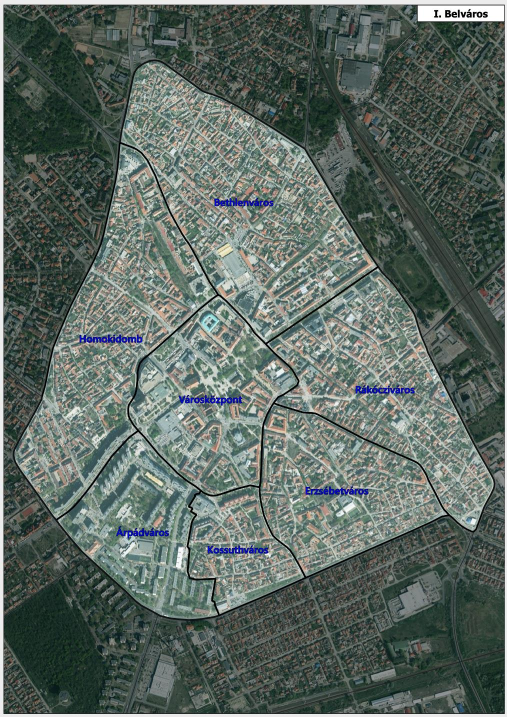
#> input picture data/neighborhoods/sources/municipal-kecskemet-figure73-first/figure73-p143-xref172.jpeg, 1014 x 1434 px (shown at 1/2 size)
$ python trace-source-pixels.py
#> lines starting #> are read from the running program, lines starting #| are printed output that depends on the picture; after the words box and inside, x2 and y2 are one past the last pixel; in counts of white or black regions, pixels touching at a corner belong together
#!/usr/bin/env python3
"""Literal Figure 73 black source-pixel contours for two missing quarters."""
import argparse
import hashlib
import heapq
import json
import math
from pathlib import Path
import sys
sys.dont_write_bytecode = True
P = Path(__file__).resolve().parent
SOURCE = P / 'figure73-p143-xref172.jpeg'
SOURCE_SHA = '59cbd060c8010a396511cdec69848410b4fee8d6bd8e628500894b5e27565e9c'
LIMIT = 45
PAD = 14
A=(400,984); B=(275,861); C=(112,1040); D=(435,1232); F=(520,973); G=(609,1152)
SECTIONS = {
 'AB':[A,(386,974),(363,958),(338,936),(313,912),(292,887),B],
 'BC':[B,(249,885),(223,913),(202,939),(182,964),(160,993),(136,1023),C],
 'CD':[C,(133,1066),(158,1092),(187,1120),(219,1149),(247,1174),(275,1197),
       (303,1215),(332,1229),(361,1237),(388,1241),(414,1240),D],
 'DA':[D,(431,1216),(426,1202),(429,1178),(430,1158),(410,1158),(390,1158),
       (380,1155),(376,1147),(376,1120),(378,1096),(377,1089),(379,1065),
       (383,1041),(391,1031),(386,1025),(378,1021),(382,1014),(378,1011),
       (386,994),(389,988),A],
 'AF':[A,(419,991),(440,987),(463,981),(481,975),(499,970),F],
 'FG':[F,(522,1000),(528,1032),(538,1057),(546,1071),(560,1083),(576,1098),
       (587,1117),(597,1138),G],
 'GD':[G,(582,1163),(552,1176),(521,1189),(492,1201),(464,1219),D],
}

def encode(v):
    return (json.dumps(v,ensure_ascii=False,indent=2,allow_nan=False)+'\n').encode()

def build(check=False):
#> called with check = False
    import numpy as np
    from PIL import Image,ImageDraw
    from shapely.geometry import Polygon
    from shapely.validation import explain_validity
    if hashlib.sha256(SOURCE.read_bytes()).hexdigest()!=SOURCE_SHA:
        raise ValueError('Changed exact source JPEG')
    image=Image.open(SOURCE).convert('RGB');rgb=np.asarray(image);value=rgb.max(axis=2)
#> in build, image is the input picture: PIL image 1014x1434 RGB; mean R, G, B 92.6, 104.8, 98.2
#> after `value = rgb.max(axis=2)`:
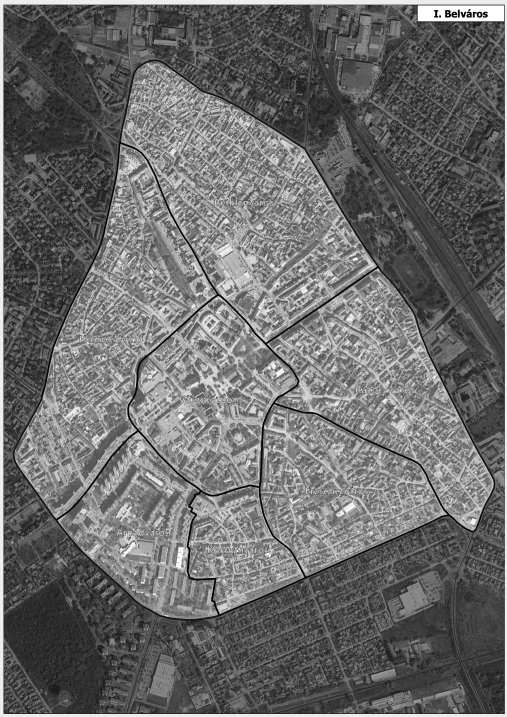
#> value: shape (1434, 1014) (shown at 1/2 size); min 0, max 255, mean 106.5
    height,width=value.shape;allowed=value<=LIMIT;anchors={}
#> after `height, width = value.shape`: height = 1434; width = 1014
#> after `allowed = value <= LIMIT`:
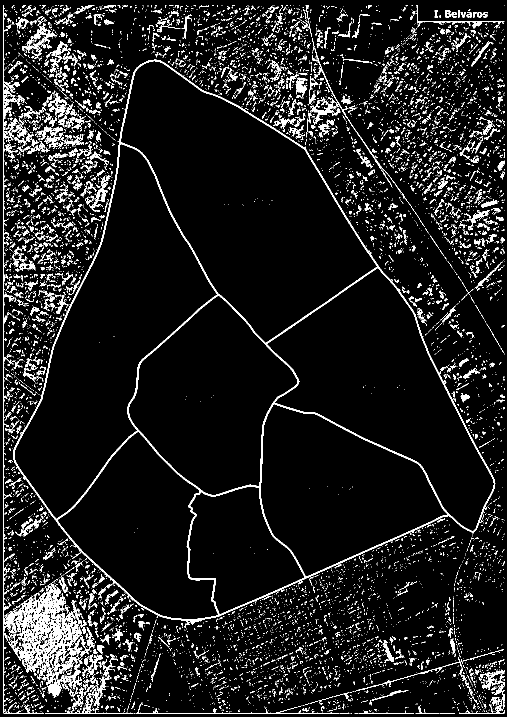
#> allowed: shape (1434, 1014) bool (shown at 1/2 size); 8.6% white in thin lines or dots
    def anchor(p):
#> called with p = (400, 984)
        if p in anchors:return anchors[p]
        x,y=p;cs=[]
        for yy in range(max(0,y-9),min(height,y+10)):
            for xx in range(max(0,x-9),min(width,x+10)):
                if allowed[yy,xx]:
                    cs.append(((xx-x)**2+(yy-y)**2+float(value[yy,xx])*.01,(xx,yy)))
#> after the loop, cs = 112 items
        if not cs:raise ValueError('No actual black source pixel near '+str(p))
        anchors[p]=min(cs)[1];return anchors[p]
    # The main printed source-boundary network is one literal 8-connected
    # black component. This discards detached photographic dark specks when
    # looking up manual anchors; it never adds or changes an allowed pixel.
    start=anchor(A);stack=[start];component={start}
#> after `start = anchor(A)`: start = (400, 984)
#> after `stack = [start]`: stack = [(400, 984)]
#> after `component = {start}`: component = 1 item
    while stack:
        x,y=stack.pop()
        for dx,dy in [(1,0),(-1,0),(0,1),(0,-1),(1,1),(1,-1),(-1,1),(-1,-1)]:
            q=x+dx,y+dy
            if 0<=q[0]<width and 0<=q[1]<height and allowed[q[1],q[0]] and q not in component:
                component.add(q);stack.append(q)
#> this loop made 19210 passes
#> (x, y) on passes 1 to 3: (400, 984), (399, 983), (398, 984)
#> after the loop, component = 19210 items; stack = []
    allowed=np.zeros_like(allowed)
    for x,y in component:allowed[y,x]=True
#> this loop made 19210 passes
#> (x, y) on passes 1 to 3: (106, 1033), (268, 866), (791, 907)
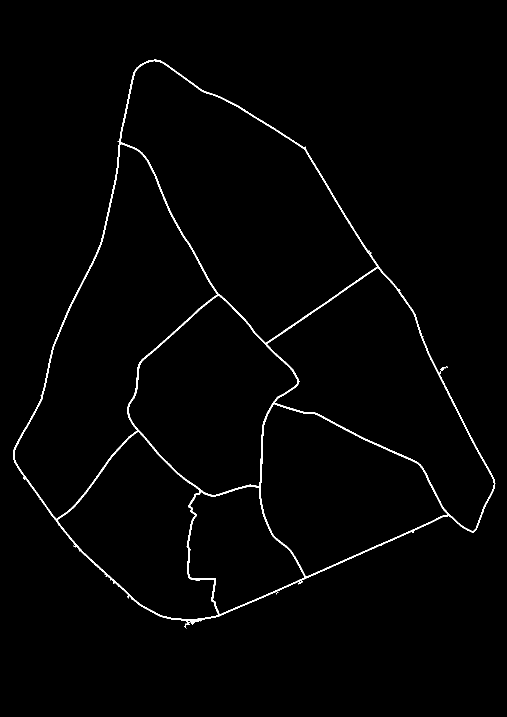
#> allowed: shape (1434, 1014) bool (shown at 1/2 size); 1.3% white in thin lines or dots, all inside (x1, y1, x2, y2) = (26, 119, 991, 1257)
    anchors={}
    def off_segment(p,a,b):
        dx,dy=b[0]-a[0],b[1]-a[1];den=dx*dx+dy*dy
        if not den:return math.dist(p,a)
        t=max(0,min(1,((p[0]-a[0])*dx+(p[1]-a[1])*dy)/den))
        return math.hypot(p[0]-a[0]-t*dx,p[1]-a[1]-t*dy)
    def path(a,b):
        lo=(max(0,min(a[0],b[0])-PAD),max(0,min(a[1],b[1])-PAD))
        hi=(min(width-1,max(a[0],b[0])+PAD),min(height-1,max(a[1],b[1])+PAD))
        best={a:0};back={};todo=[(0,a)]
        while todo:
            cost,u=heapq.heappop(todo)
            if cost!=best[u]:continue
            if u==b:break
            for dx,dy in [(1,0),(-1,0),(0,1),(0,-1),(1,1),(1,-1),(-1,1),(-1,-1)]:
                v=u[0]+dx,u[1]+dy
                if not(lo[0]<=v[0]<=hi[0] and lo[1]<=v[1]<=hi[1]) or not allowed[v[1],v[0]]:continue
                off=off_segment(v,a,b)
                if off>PAD:continue
                nc=cost+math.hypot(dx,dy)*(1+float(value[v[1],v[0]])*.04)+off*off*.001
                if nc<best.get(v,float('inf')):
                    best[v]=nc;back[v]=u;heapq.heappush(todo,(nc,v))
        if b not in best:raise ValueError('Disconnected actual source stroke '+str((a,b)))
        result=[b]
        while result[-1]!=a:result.append(back[result[-1]])
        return result[::-1]
    paths={}
    for key,seeds in SECTIONS.items():
        points=[]
        for a,b in zip(seeds,seeds[1:]):
            part=path(anchor(a),anchor(b));points+=part if not points else part[1:]
        paths[key]=points
    def joined(parts):
        result=[]
        for key,reverse in parts:
            section=paths[key][::-1] if reverse else paths[key]
            if result and result[-1]!=section[0]:raise ValueError('Disconnected original-source sections')
            result+=section if not result else section[1:]
        return result
    rings={'Árpádváros':joined([('AB',False),('BC',False),('CD',False),('DA',False)]),
           'Kossuthváros':joined([('AF',False),('FG',False),('GD',False),('DA',False)])}
    records=[]
    for name,ring in rings.items():
        polygon=Polygon(ring)
        if ring[0]!=ring[-1] or not polygon.is_valid:
            raise ValueError(name+': '+explain_validity(polygon))
        if any(max(abs(a[0]-b[0]),abs(a[1]-b[1]))!=1 for a,b in zip(ring,ring[1:])):
            raise ValueError('Non-adjacent source-pixel trace')
        if any(not allowed[y,x] for x,y in ring):raise ValueError('Non-source pixel')
        records.append({'name':name,'denseVertexCountIncludingClosure':len(ring),
                        'areaSourcePixelsSquared':polygon.area,'originalHoleCount':len(polygon.interiors),
                        'maxRgb':max(int(value[y,x]) for x,y in ring),
                        'touchesImageFrame':any(x in(0,width-1)or y in(0,height-1)for x,y in ring)})
#> after the loop, records = 2 items
    result={'schemaVersion':1,'sourceImageSha256':SOURCE_SHA,'sourceImageSize':[width,height],
            'coordinateConvention':'Integer exact original-image pixel indices, x right/y down, no half-pixel offset.',
            'maxRgbThreshold':LIMIT,'sourceAnchorLookupRadiusPixels':9,'guideCorridorWidthPixels':PAD,
            'literalBlackComponentPixelCount':len(component),
            'manualGuideSeeds':SECTIONS,'actualSourceAnchors':[{'manual':a,'actualBlackSourcePixel':b}for a,b in anchors.items()],
            'sections':paths,'rings':rings,'records':records,
            'everyDenseVertexIsActualBlackSourcePixel':True,'allSuccessivePixelsAre8Neighbors':True,
            'inventedClosingEdgeFrameClosureSnapBufferRepairOrGapFillingUsed':False,
            'geometryStatus':'Closed literal-source-pixel contours. Geographic registration has not been created by this script.',
            'absoluteAccuracyMeters':None,'usableForAddressAssignment':False}
    destination=P/'source-pixel-trace.json';data=encode(result)
    if check:
        if not destination.exists() or destination.read_bytes()!=data:raise ValueError('Stale source pixel trace')
    else:
        destination.write_bytes(data);preview=image.copy();draw=ImageDraw.Draw(preview)
        for color,ring in zip(['red','yellow'],rings.values()):draw.line(ring,fill=color,width=2)
        preview.save(P/'source-pixel-preview.png')
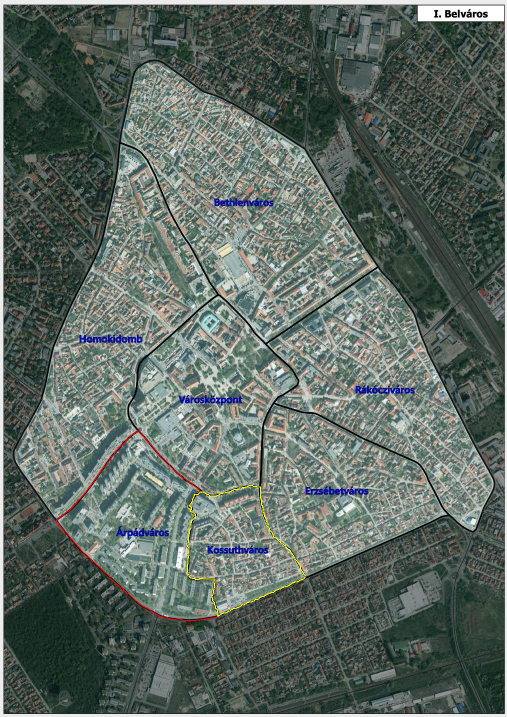
#> saved as source-pixel-preview.png: PIL image 1014x1434 RGB (shown at 1/2 size); mean R, G, B 93.2, 105, 98.2
    print(json.dumps({'mode':'check'if check else'build','records':records},ensure_ascii=False))
#> (printed output is left out)

if __name__=='__main__':
    parser=argparse.ArgumentParser();parser.add_argument('--check',action='store_true')
    build(parser.parse_args().check)
